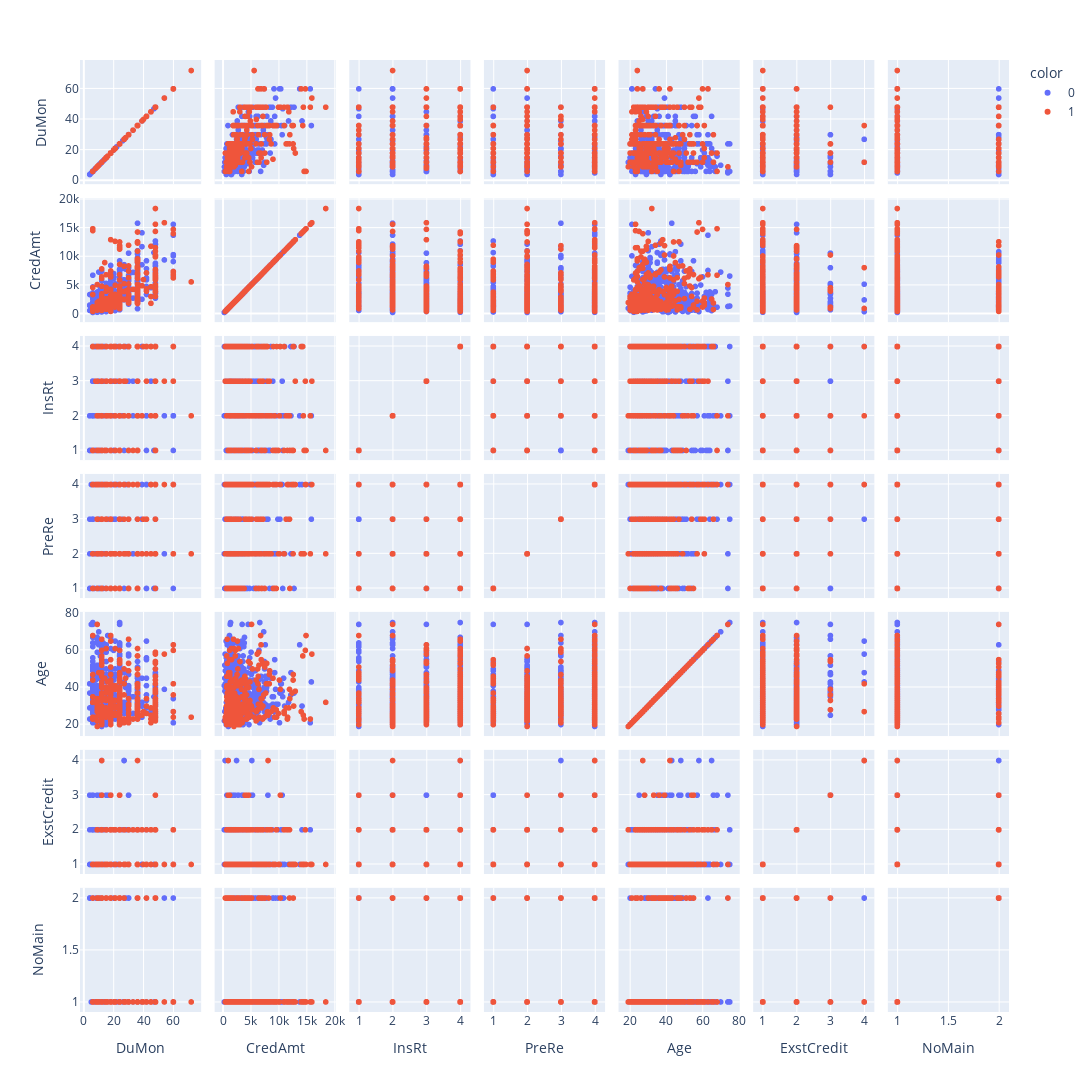

Notebook code cell kept with this figure:
### Code cell
# scatter plot
fig = px.scatter_matrix(df_raw,
                        dimensions=x_num_fts,
                        color=df_raw[y_label].astype(str),
                        width=1300,
                        height=1300)
fig.update_layout(autosize=True)
fig.show()

### Figure 1 — Plotly figure (JSON) as saved in the notebook; plotly's stock layout.template omitted (floating-point values rounded to 4 significant figures; data arrays with more than 128 entries replaced by an {"elided": "..."} marker saying what was removed)
{"data": [{"dimensions": [{"axis": {"matches": true}, "label": "DuMon", "values": {"elided": "700 int values"}}, {"axis": {"matches": true}, "label": "CredAmt", "values": {"elided": "700 int values"}}, {"axis": {"matches": true}, "label": "InsRt", "values": {"elided": "700 int values"}}, {"axis": {"matches": true}, "label": "PreRe", "values": {"elided": "700 int values"}}, {"axis": {"matches": true}, "label": "Age", "values": {"elided": "700 int values"}}, {"axis": {"matches": true}, "label": "ExstCredit", "values": {"elided": "700 int values"}}, {"axis": {"matches": true}, "label": "NoMain", "values": {"elided": "700 int values"}}], "hovertemplate": "color=0<br>%{xaxis.title.text}=%{x}<br>%{yaxis.title.text}=%{y}<extra></extra>", "legendgroup": "0", "marker": {"color": "#636efa", "symbol": "circle"}, "name": "0", "showlegend": true, "type": "splom"}, {"dimensions": [{"axis": {"matches": true}, "label": "DuMon", "values": {"elided": "300 int values"}}, {"axis": {"matches": true}, "label": "CredAmt", "values": {"elided": "300 int values"}}, {"axis": {"matches": true}, "label": "InsRt", "values": {"elided": "300 int values"}}, {"axis": {"matches": true}, "label": "PreRe", "values": {"elided": "300 int values"}}, {"axis": {"matches": true}, "label": "Age", "values": {"elided": "300 int values"}}, {"axis": {"matches": true}, "label": "ExstCredit", "values": {"elided": "300 int values"}}, {"axis": {"matches": true}, "label": "NoMain", "values": {"elided": "300 int values"}}], "hovertemplate": "color=1<br>%{xaxis.title.text}=%{x}<br>%{yaxis.title.text}=%{y}<extra></extra>", "legendgroup": "1", "marker": {"color": "#EF553B", "symbol": "circle"}, "name": "1", "showlegend": true, "type": "splom"}], "layout": {"autosize": true, "dragmode": "select", "height": 1300, "legend": {"title": {"text": "color"}, "tracegroupgap": 0}, "margin": {"t": 60}, "width": 1300, "xaxis": {"autorange": true, "range": [-2.037, 78.04], "type": "linear"}, "xaxis2": {"autorange": true, "range": [-1364.0, 20040.0], "type": "linear"}, "xaxis3": {"autorange": true, "range": [0.7336, 4.266], "type": "linear"}, "xaxis4": {"autorange": true, "range": [0.7336, 4.266], "type": "linear"}, "xaxis5": {"autorange": true, "range": [14.03, 79.97], "type": "linear"}, "xaxis6": {"autorange": true, "range": [0.7336, 4.266], "type": "linear"}, "xaxis7": {"autorange": true, "range": [0.9112, 2.089], "type": "linear"}, "yaxis": {"autorange": true, "range": [-2.037, 78.04], "type": "linear"}, "yaxis2": {"autorange": true, "range": [-1364.0, 20040.0], "type": "linear"}, "yaxis3": {"autorange": true, "range": [0.7336, 4.266], "type": "linear"}, "yaxis4": {"autorange": true, "range": [0.7336, 4.266], "type": "linear"}, "yaxis5": {"autorange": true, "range": [14.03, 79.97], "type": "linear"}, "yaxis6": {"autorange": true, "range": [0.7336, 4.266], "type": "linear"}, "yaxis7": {"autorange": true, "range": [0.9112, 2.089], "type": "linear"}}}
